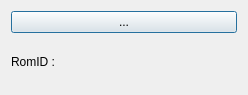
<?xml version="1.0" encoding="UTF-8"?>
<ui version="4.0">
 <class>stdui</class>
 <widget class="QDialog" name="stdui">
  <property name="geometry">
   <rect>
    <x>0</x>
    <y>0</y>
    <width>248</width>
    <height>95</height>
   </rect>
  </property>
  <property name="windowTitle">
   <string>Add Icons</string>
  </property>
  <property name="windowIcon">
   <iconset resource="onewire.qrc">
    <normaloff>:/images/images/kfm_home.png</normaloff>:/images/images/kfm_home.png</iconset>
  </property>
  <property name="modal">
   <bool>false</bool>
  </property>
  <layout class="QGridLayout" name="gridLayout">
   <item row="0" column="0">
    <widget class="QPushButton" name="Value">
     <property name="text">
      <string>...</string>
     </property>
    </widget>
   </item>
   <item row="1" column="0">
    <widget class="QLabel" name="labelRomID">
     <property name="text">
      <string>RomID : </string>
     </property>
    </widget>
   </item>
  </layout>
 </widget>
 <resources>
  <include location="onewire.qrc"/>
 </resources>
 <connections/>
</ui>
